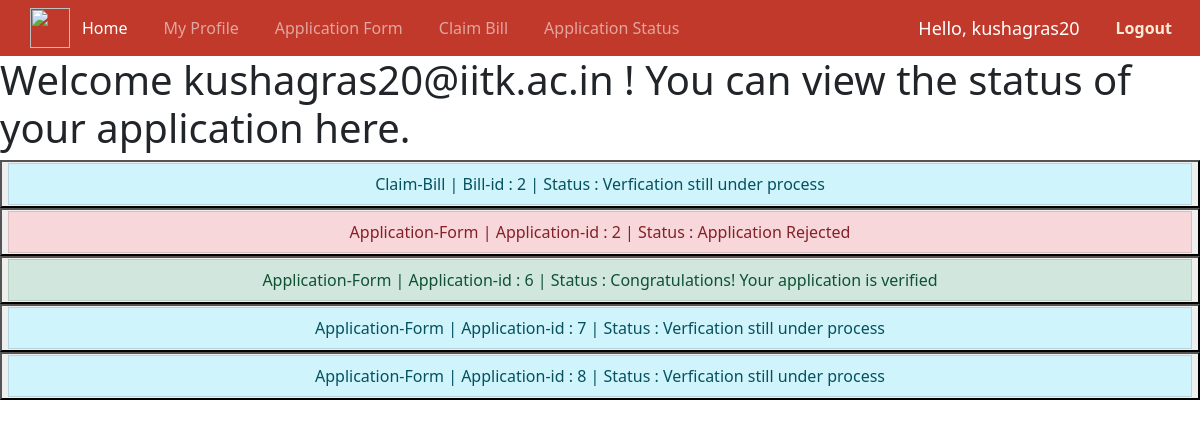
The page /application_status (signed in) on the database its author committed.
### home/models.py (models this page shows, shortened)
class claimBill(models.Model):
    apl=models.OneToOneField(Application,on_delete=models.CASCADE,default=None,related_name="claimBill")
    institute=models.CharField(max_length=122)
    email=models.EmailField(default='user@iitk.ac.in',max_length=30)
    project_number=models.CharField(max_length=122)
    name=models.CharField(max_length=122)
    roll_number=models.CharField(max_length=122)
    designation=models.CharField(max_length=122)
    department=models.CharField(max_length=122)
    pay_band=models.CharField(max_length=122)
    purpose=models.TextField()
    travel_cost=models.CharField( default='', max_length=122)
    road_kms=models.CharField( default='', max_length=122)
    hospitality_availed=models.CharField( default='', max_length=122)
    hospitality_not_availed=models.CharField( default='', max_length=122)
    expenses=models.CharField( default='', max_length=122)
    total=models.CharField( default='', max_length=122)
    less_advance=models.CharField( default='', max_length=122)
    net=models.CharField( default='', max_length=122)
    drivelink=models.CharField(default="NA",max_length=200)
    name1=models.CharField(default='NA', max_length=122)
    name2=models.CharField(default='NA', max_length=122)
    name3=models.CharField(default='NA', max_length=122)
    name4=models.CharField(default='NA', max_length=122)
    name5=models.CharField(default='NA', max_length=122)
    date1=models.CharField(default='NA', max_length=15)
    date2=models.CharField(default='NA', max_length=15)
    date3=models.CharField(default='NA', max_length=15)
    date4=models.CharField(default='NA', max_length=15)
    date5=models.CharField(default='NA', max_length=15)
    age1=models.CharField(default='' , max_length=122)
    age2=models.CharField(default='' , max_length=122)
    age3=models.CharField(default='' , max_length=122)
    age4=models.CharField(default='' , max_length=122)
    age5=models.CharField(default='' , max_length=122)
    rel1=models.CharField(default='NA',max_length=122)
    rel2=models.CharField(default='NA',max_length=122)
    rel3=models.CharField(default='NA',max_length=122)
    rel4=models.CharField(default='NA',max_length=122)
    rel5=models.CharField(default='NA',max_length=122)
    part1=models.CharField(default="NA",max_length=122)
    part2=models.CharField(default="NA",max_length=122)
    part3=models.CharField(default="NA",max_length=122)
    part4=models.CharField(default="NA",max_length=122)
    part5=models.CharField(default="NA",max_length=122)
    amt1=models.CharField(default='' , max_length=122)
    amt2=models.CharField(default='' , max_length=122)
    amt3=models.CharField(default='' , max_length=122)
    amt4=models.CharField(default='' , max_length=122)
    amt5=models.CharField(default='' , max_length=122)
    REJECTED = 0
    PENDING = -1
    ACCEPTED = 1
    Status = (
        (REJECTED, 'Cancelled'),
        (PENDING, 'Pending for admin approval'),
        (ACCEPTED, 'Request accepted'),
    )
    status = models.IntegerField(choices=Status, default=PENDING)

class Application(models.Model):
    profile=models.ForeignKey(User_profile,on_delete=models.CASCADE,related_name="applications")
    block_yr=models.CharField(default='' , max_length=122)
    email=models.EmailField(default='user@iitk.ac.in',max_length=30)
    rollno=models.CharField(default='' , max_length=122)
    basic_pay=models.CharField(default='' , max_length=122)
    Name=models.CharField(default='NA',max_length=122)
    Designation=models.CharField(default='NA',max_length=122)
    section=models.CharField(default='NA',max_length=122)
    avail=models.CharField(default='NA',max_length=122)
    duration=models.CharField(default='' , max_length=122)
    departure=models.CharField(default='' , max_length=122)
    nature=models.CharField(default='NA',max_length=122)
    Purpose=models.CharField(default='NA',max_length=122)
    place=models.CharField(default='NA',max_length=122)
    place1=models.CharField(default='NA',max_length=122)
    address=models.CharField(default='NA',max_length=122)
    mode=models.CharField(default='NA',max_length=122)
    Name1=models.CharField(default='NA',max_length=122)
    Age1=models.CharField(default='NA' , max_length=122)
    Name2=models.CharField(default='NA',max_length=122)
    Age2=models.CharField(default='NA' , max_length=122)
    Name3=models.CharField(default='NA',max_length=122)
    Age3=models.CharField(default='NA' , max_length=122)
    advance=models.CharField(default='NA' , max_length=122)
    REJECTED = 0
    PENDING = -1
    ACCEPTED = 1
    Status = (
        (REJECTED, 'Cancelled'),
        (PENDING, 'Pending for admin approval'),
        (ACCEPTED, 'Request accepted'),
    )
    status = models.IntegerField(choices=Status, default=PENDING)

### home/views.py (the view)
# urls.py: path('application_status',views.status, name="application_status" ),
@login_required
def status(request):
    dt=claimBill.objects.filter(email=request.user.email)
    dt2=Application.objects.filter(email=request.user.email)
    for d in [dt,dt2]:
        for fr in d:
            if fr.status==Application.ACCEPTED:
                fr.status=True
            elif fr.status==Application.REJECTED:
                fr.status=False
            else:
                fr.status=None
    context={
        'user':request.user,
        'claim' : dt,
        'application' : dt2
    }
    return render(request,'status.html',context)

### templates/status.html (shortened to what this page needs)
{% extends 'base.html' %}
{% block body %}
<h1>Welcome {{user.email}} ! You can view the status of your application here.</h1>
<form method="GET">
<ul class="list-group">
  {% if claim %}
    {% for form in claim %}
    <button name="pk" value="{{form.pk}}" formaction="{%url 'form'%}"><li class="list-group-item list-group-item-{{form.status|yesno:"success,danger,info"}}">Claim-Bill | Bill-id : {{form.id}} | Status : {{form.status|yesno:"Congratulations! Your application is verified,Application Rejected,Verfication still under process"}}</li></button>
    {% endfor %}
    {% endif %}
{% if application%}
    {% for form in application %}
    <button name="pk" value="{{form.pk}}" formaction="{%url 'application_form'%}" ><li class="list-group-item list-group-item-{{form.status|yesno:"success,danger,info"}}">Application-Form | Application-id : {{form.pk}} | Status : {{form.status|yesno:"Congratulations! Your application is verified,Application Rejected,Verfication still under process"}}</li></button>
    {% endfor %}
    {% endif %}
</ul>
</form>
{% endblock body %}

### templates/base.html (shortened to what this page needs)
{% extends 'baseportal.html' %}
{% block head %}
  <link href="https://cdn.jsdelivr.net/npm/bootstrap@5.1.3/dist/css/bootstrap.min.css" rel="stylesheet">
{% endblock head %}
{% block nav %}
<nav class="navbar sticky-top navbar-expand-lg navbar-dark" style="background-color: #c0392b;">
  <div class="container-fluid">
    <div class="collapse navbar-collapse" id="navbarSupportedContent">
      <ul class="navbar-nav me-auto mb-2 mb-lg-0">
        <li class="nav-item" >
          <a class="nav-link active" aria-current="page" href="/home"><img src="https://i.ibb.co/wgcQxVp/iitklogo.png" style="
            position: absolute;
            left: 30px;
            top: 7.5px;
            " width="40" height="40"></a>
        </li>
        <li class="nav-item" style="padding:0 10px 0 0;">
          <a class="nav-link active" aria-current="page" href="/home" style="margin-left: 30px;">Home</a>
        </li>
        <li class="nav-item" style="padding:0 10px;">
          <a class="nav-link" href="/user_profile">My Profile</a>
        </li>
        <li class="nav-item" style="padding:0 10px;">
          <a class="nav-link" href="/application_form">Application Form</a>
        </li>
        <li class="nav-item" style="padding:0 10px;">
            <a class="nav-link" href="/form">Claim Bill</a>
          </li>
        <li class="nav-item" style="padding:0 10px;">
          <a class="nav-link" href="/application_status">Application Status</a>
        </li>
      </ul>
      <span class="hello-msg"><p style="margin-top: auto; margin-bottom: auto;">Hello, {{request.user}} </p></span>
      <span ><a class="nav-link" href="{% url 'logout' %}" style="color:antiquewhite;"><b>Logout</b></a></span>
    </div>
  </div>
</nav>
{% endblock nav %}

### templates/base.html (style rules this page uses)
.hello-msg { font-size: 18px; color: rgb(255, 255, 255); margin-right: 20px; }

### rows shown on the page
claimBill: id "2", status "Verfication still under process"
Application: pk "2", status "Application Rejected"
Application: pk "6", status "Congratulations! Your application is verified"
Application: pk "7", status "Verfication still under process"
Application: pk "8", status "Verfication still under process"

### other values the page prints
{{ request.user }} "kushagras20"
{{ user.email }} "kushagras20@iitk.ac.in"
